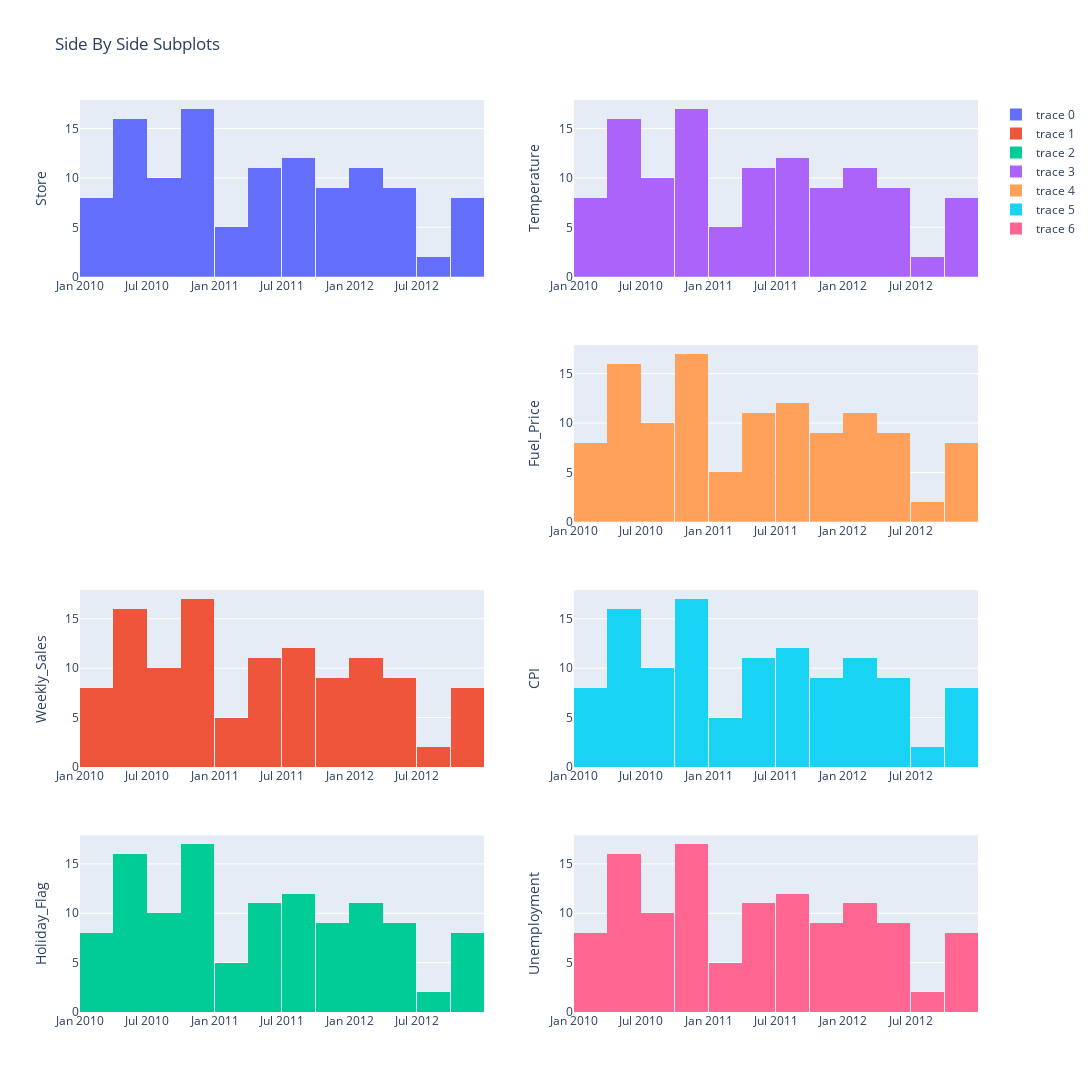

The code cell stored with this chart in its notebook:
### Code cell
from plotly.subplots import make_subplots
import plotly.graph_objects as go

fig = make_subplots(rows=4, cols=2)
row=1
coln=1
for col in df.columns:

    if col!="Date":
        fig.add_trace(
            go.Histogram(x=df["Date"],y=df[col]),
        row=row, col=coln)
        fig.update_yaxes(title_text=col, row=row, col=coln)
    if row%4==0:
        row=0
        coln+=1
    row+=1

fig.update_layout(height=1200, width=1200, title_text="Side By Side Subplots")    
fig.show()

### Figure 1 — Plotly figure (JSON) as saved in the notebook; plotly's stock layout.template omitted (floating-point values rounded to 4 significant figures; data arrays with more than 128 entries replaced by an {"elided": "..."} marker saying what was removed)
{"data": [{"type": "histogram", "x": {"elided": "136 str values"}, "xaxis": "x", "y": {"elided": "136 int values"}, "yaxis": "y"}, {"type": "histogram", "x": {"elided": "136 str values"}, "xaxis": "x5", "y": {"elided": "136 float values"}, "yaxis": "y5"}, {"type": "histogram", "x": {"elided": "136 str values"}, "xaxis": "x7", "y": {"elided": "136 int values"}, "yaxis": "y7"}, {"type": "histogram", "x": {"elided": "136 str values"}, "xaxis": "x2", "y": {"elided": "136 float values"}, "yaxis": "y2"}, {"type": "histogram", "x": {"elided": "136 str values"}, "xaxis": "x4", "y": {"elided": "136 float values"}, "yaxis": "y4"}, {"type": "histogram", "x": {"elided": "136 str values"}, "xaxis": "x6", "y": {"elided": "136 float values"}, "yaxis": "y6"}, {"type": "histogram", "x": {"elided": "136 str values"}, "xaxis": "x8", "y": {"elided": "136 float values"}, "yaxis": "y8"}], "layout": {"height": 1200, "title": {"text": "Side By Side Subplots"}, "width": 1200, "xaxis": {"anchor": "y", "autorange": true, "domain": [0, 0.45], "range": ["2009-12-31 06:00", "2012-12-30 18:00"], "type": "date"}, "xaxis2": {"anchor": "y2", "autorange": true, "domain": [0.55, 1], "range": ["2009-12-31 06:00", "2012-12-30 18:00"], "type": "date"}, "xaxis3": {"anchor": "y3", "domain": [0, 0.45]}, "xaxis4": {"anchor": "y4", "autorange": true, "domain": [0.55, 1], "range": ["2009-12-31 06:00", "2012-12-30 18:00"], "type": "date"}, "xaxis5": {"anchor": "y5", "autorange": true, "domain": [0, 0.45], "range": ["2009-12-31 06:00", "2012-12-30 18:00"], "type": "date"}, "xaxis6": {"anchor": "y6", "autorange": true, "domain": [0.55, 1], "range": ["2009-12-31 06:00", "2012-12-30 18:00"], "type": "date"}, "xaxis7": {"anchor": "y7", "autorange": true, "domain": [0, 0.45], "range": ["2009-12-31 06:00", "2012-12-30 18:00"], "type": "date"}, "xaxis8": {"anchor": "y8", "autorange": true, "domain": [0.55, 1], "range": ["2009-12-31 06:00", "2012-12-30 18:00"], "type": "date"}, "yaxis": {"anchor": "x", "autorange": true, "domain": [0.8063, 1], "range": [0, 17.89], "title": {"text": "Store"}, "type": "linear"}, "yaxis2": {"anchor": "x2", "autorange": true, "domain": [0.8063, 1], "range": [0, 17.89], "title": {"text": "Temperature"}, "type": "linear"}, "yaxis3": {"anchor": "x3", "domain": [0.5375, 0.7312]}, "yaxis4": {"anchor": "x4", "autorange": true, "domain": [0.5375, 0.7312], "range": [0, 17.89], "title": {"text": "Fuel_Price"}, "type": "linear"}, "yaxis5": {"anchor": "x5", "autorange": true, "domain": [0.2687, 0.4625], "range": [0, 17.89], "title": {"text": "Weekly_Sales"}, "type": "linear"}, "yaxis6": {"anchor": "x6", "autorange": true, "domain": [0.2687, 0.4625], "range": [0, 17.89], "title": {"text": "CPI"}, "type": "linear"}, "yaxis7": {"anchor": "x7", "autorange": true, "domain": [0, 0.1938], "range": [0, 17.89], "title": {"text": "Holiday_Flag"}, "type": "linear"}, "yaxis8": {"anchor": "x8", "autorange": true, "domain": [0, 0.1938], "range": [0, 17.89], "title": {"text": "Unemployment"}, "type": "linear"}}}
